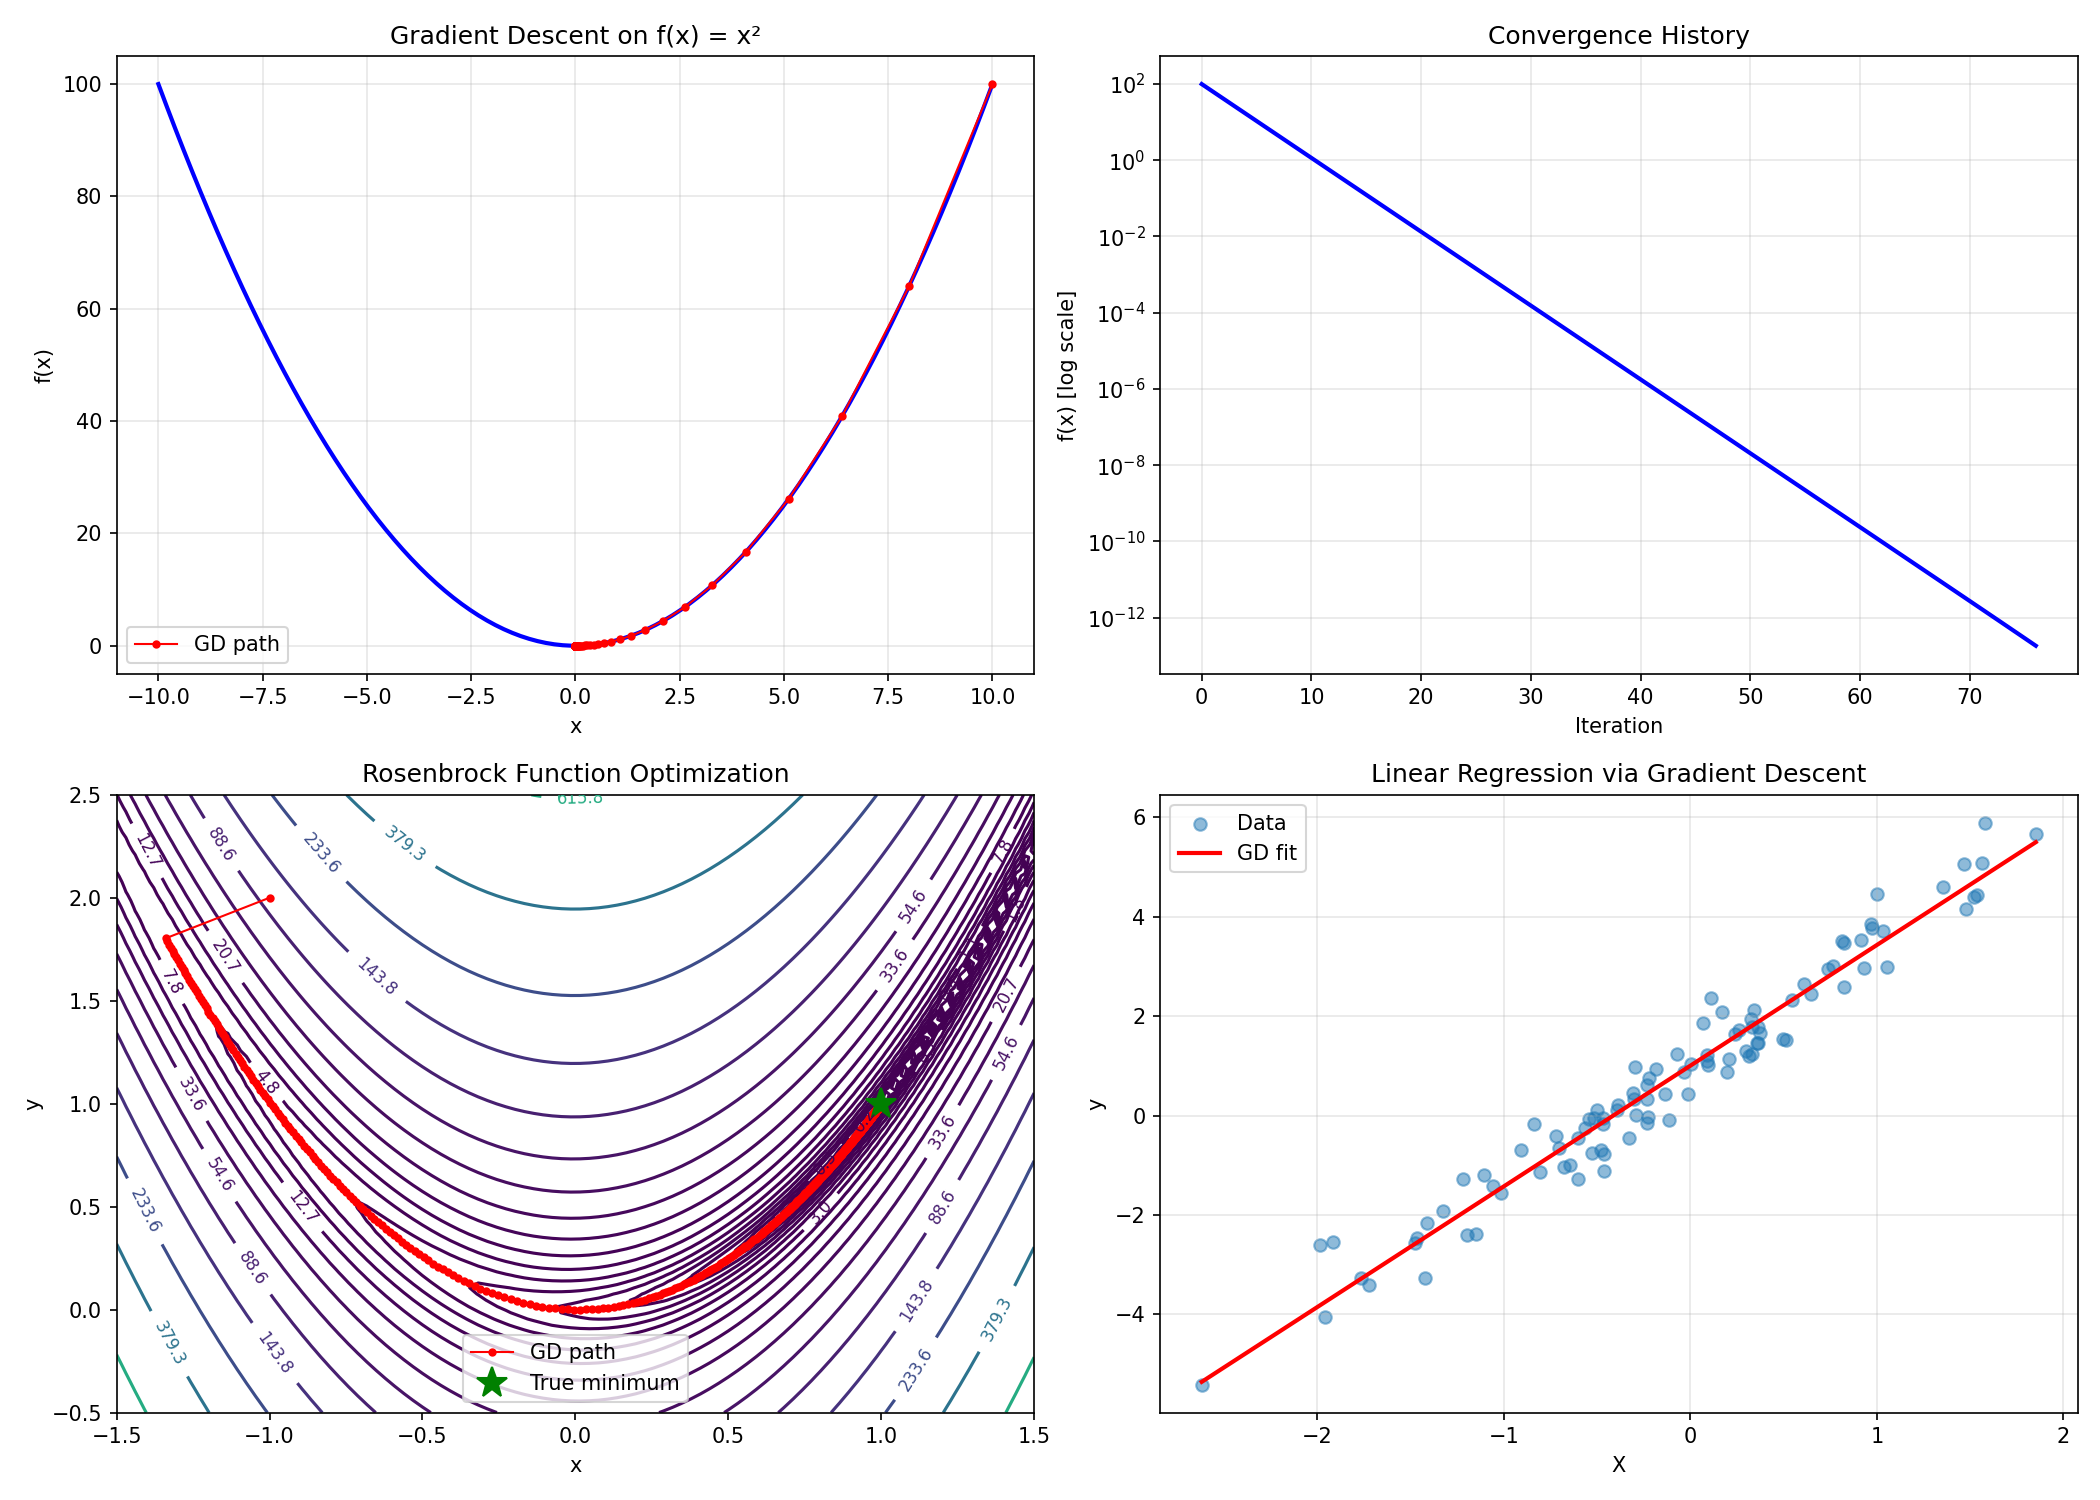

Generate this figure with Python:
"""
Gradient Descent Implementation
Optimization using first-order derivatives
"""
import numpy as np
import matplotlib.pyplot as plt
from scipy.optimize import approx_fprime

def gradient_descent(f, x_init, max_iterations=1000, step_scale=0.01,
                     stopping_deriv=1e-6, args=(), verbose=False):
    """
    Gradient Descent optimization algorithm

    Parameters:
    -----------
    f : callable
        Objective function to minimize
    x_init : array-like
        Initial guess for parameters
    max_iterations : int
        Maximum number of iterations
    step_scale : float
        Step size (learning rate) η
    stopping_deriv : float
        Convergence criterion for gradient magnitude
    args : tuple
        Additional arguments to pass to f
    verbose : bool
        Print progress information

    Returns:
    --------
    dict with keys:
        - argmin: final parameter values
        - final_gradient: gradient at final point
        - final_value: objective function value at final point
        - iterations: number of iterations performed
        - history: list of (iteration, x, f(x)) tuples
    """
    x = np.array(x_init, dtype=float)
    history = []

    for iteration in range(max_iterations):
        # Compute gradient using numerical approximation
        gradient = approx_fprime(x, f, 1e-8, *args)

        # Store history
        f_val = f(x, *args)
        history.append((iteration, x.copy(), f_val))

        if verbose and iteration % 100 == 0:
            print(f"Iteration {iteration}: f(x) = {f_val:.6f}, ||∇f|| = {np.linalg.norm(gradient):.6e}")

        # Check convergence
        if np.all(np.abs(gradient) < stopping_deriv):
            if verbose:
                print(f"Converged at iteration {iteration}")
            break

        # Update: θ ← θ - η∇f(θ)
        x = x - step_scale * gradient

    final_gradient = gradient
    final_value = f(x, *args)

    return {
        'argmin': x,
        'final_gradient': final_gradient,
        'final_value': final_value,
        'iterations': iteration + 1,
        'history': history
    }


# Example 1: Simple quadratic function
print("=== Example 1: Minimize f(x) = x² ===\n")

def quadratic(x):
    return x[0]**2

result = gradient_descent(quadratic, x_init=[10.0], step_scale=0.1,
                         stopping_deriv=1e-6, verbose=True)

print(f"\nFinal x: {result['argmin']}")
print(f"Final f(x): {result['final_value']:.6e}")
print(f"Iterations: {result['iterations']}")

# Example 2: Rosenbrock function (banana function)
print("\n" + "="*70)
print("=== Example 2: Minimize Rosenbrock Function ===\n")
print("f(x, y) = (1-x)² + 100(y-x²)²")
print("Global minimum at (1, 1) with f(1,1) = 0\n")

def rosenbrock(x):
    return (1 - x[0])**2 + 100 * (x[1] - x[0]**2)**2

result_rb = gradient_descent(rosenbrock, x_init=[-1.0, 2.0],
                             max_iterations=10000, step_scale=0.001,
                             stopping_deriv=1e-6, verbose=False)

print(f"Starting point: [-1.0, 2.0]")
print(f"Final x: {result_rb['argmin']}")
print(f"Final f(x): {result_rb['final_value']:.6e}")
print(f"Iterations: {result_rb['iterations']}")

# Example 3: Least squares regression
print("\n" + "="*70)
print("=== Example 3: Linear Regression via Gradient Descent ===\n")

# Generate synthetic data
np.random.seed(42)
n = 100
X_data = np.random.randn(n)
y_data = 2.5 * X_data + 1.0 + np.random.randn(n) * 0.5

def mse_linear(params, X, y):
    """Mean squared error for linear model"""
    slope, intercept = params
    predictions = slope * X + intercept
    return np.mean((y - predictions)**2)

result_reg = gradient_descent(lambda p: mse_linear(p, X_data, y_data),
                              x_init=[0.0, 0.0], max_iterations=1000,
                              step_scale=0.1, stopping_deriv=1e-6)

print(f"True parameters: slope=2.5, intercept=1.0")
print(f"Estimated parameters: slope={result_reg['argmin'][0]:.4f}, intercept={result_reg['argmin'][1]:.4f}")
print(f"Final MSE: {result_reg['final_value']:.4f}")

# Visualization
fig, axes = plt.subplots(2, 2, figsize=(14, 10))

# Plot 1: Quadratic function optimization path
ax = axes[0, 0]
x_vals = np.linspace(-10, 10, 100)
ax.plot(x_vals, x_vals**2, 'b-', linewidth=2)
path = np.array([h[1][0] for h in result['history']])
ax.plot(path, path**2, 'ro-', markersize=3, linewidth=1, label='GD path')
ax.set_xlabel('x')
ax.set_ylabel('f(x)')
ax.set_title('Gradient Descent on f(x) = x²')
ax.legend()
ax.grid(True, alpha=0.3)

# Plot 2: Convergence history
ax = axes[0, 1]
iterations = [h[0] for h in result['history']]
f_values = [h[2] for h in result['history']]
ax.semilogy(iterations, f_values, 'b-', linewidth=2)
ax.set_xlabel('Iteration')
ax.set_ylabel('f(x) [log scale]')
ax.set_title('Convergence History')
ax.grid(True, alpha=0.3)

# Plot 3: Rosenbrock contour with path
ax = axes[1, 0]
x_range = np.linspace(-1.5, 1.5, 100)
y_range = np.linspace(-0.5, 2.5, 100)
X, Y = np.meshgrid(x_range, y_range)
Z = (1 - X)**2 + 100 * (Y - X**2)**2
contour = ax.contour(X, Y, Z, levels=np.logspace(-1, 3, 20), cmap='viridis')
ax.clabel(contour, inline=True, fontsize=8)

# Plot optimization path
path_x = [h[1][0] for h in result_rb['history'][::10]]  # Plot every 10th point
path_y = [h[1][1] for h in result_rb['history'][::10]]
ax.plot(path_x, path_y, 'ro-', markersize=3, linewidth=1, label='GD path')
ax.plot(1, 1, 'g*', markersize=15, label='True minimum')
ax.set_xlabel('x')
ax.set_ylabel('y')
ax.set_title('Rosenbrock Function Optimization')
ax.legend()

# Plot 4: Linear regression fit
ax = axes[1, 1]
ax.scatter(X_data, y_data, alpha=0.5, label='Data')
x_line = np.linspace(X_data.min(), X_data.max(), 100)
y_line = result_reg['argmin'][0] * x_line + result_reg['argmin'][1]
ax.plot(x_line, y_line, 'r-', linewidth=2, label='GD fit')
ax.set_xlabel('X')
ax.set_ylabel('y')
ax.set_title('Linear Regression via Gradient Descent')
ax.legend()
ax.grid(True, alpha=0.3)

plt.tight_layout()
plt.savefig('/home/[user]/pdfs/notes/statisticalComputingAndReporting/groupWork/answers/8.Optimisation_1/gradient_descent.png', dpi=150)
print("\nVisualization saved as gradient_descent.png")
plt.close()
